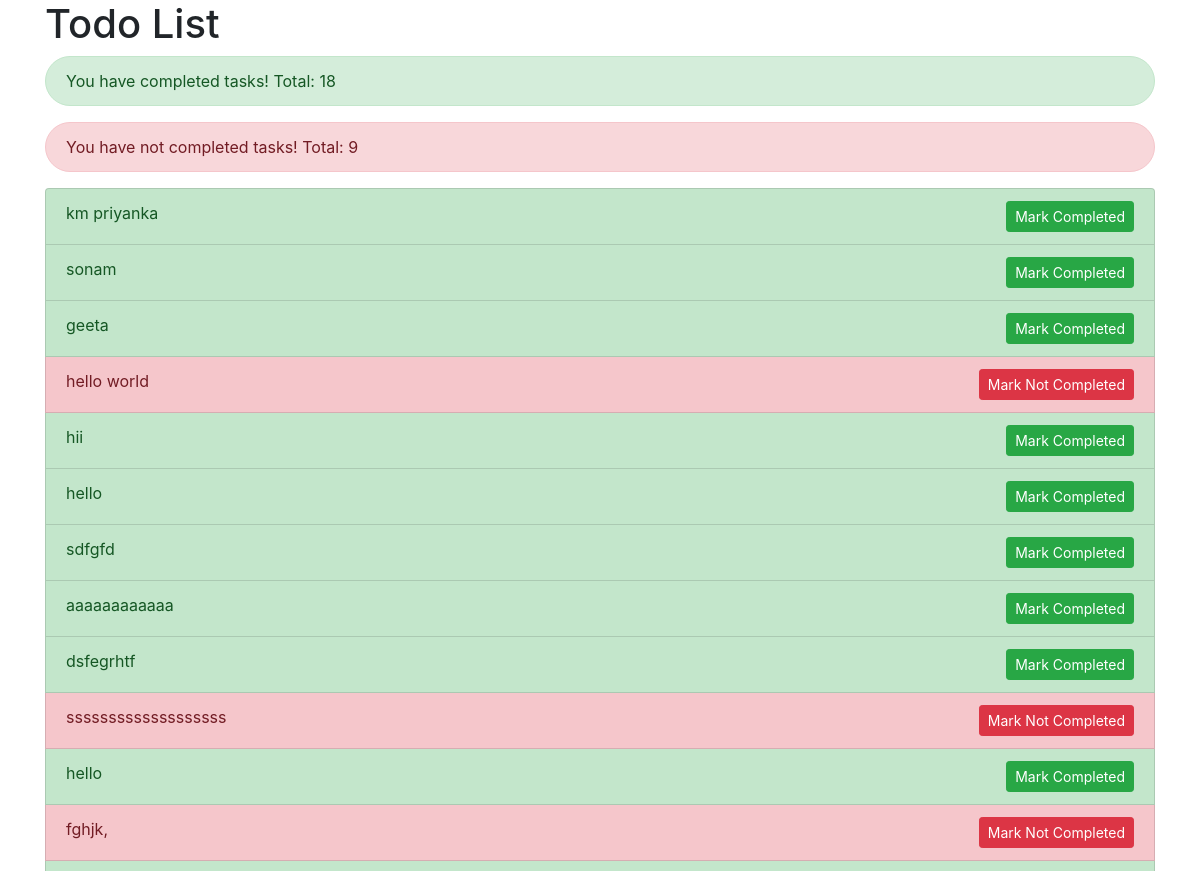
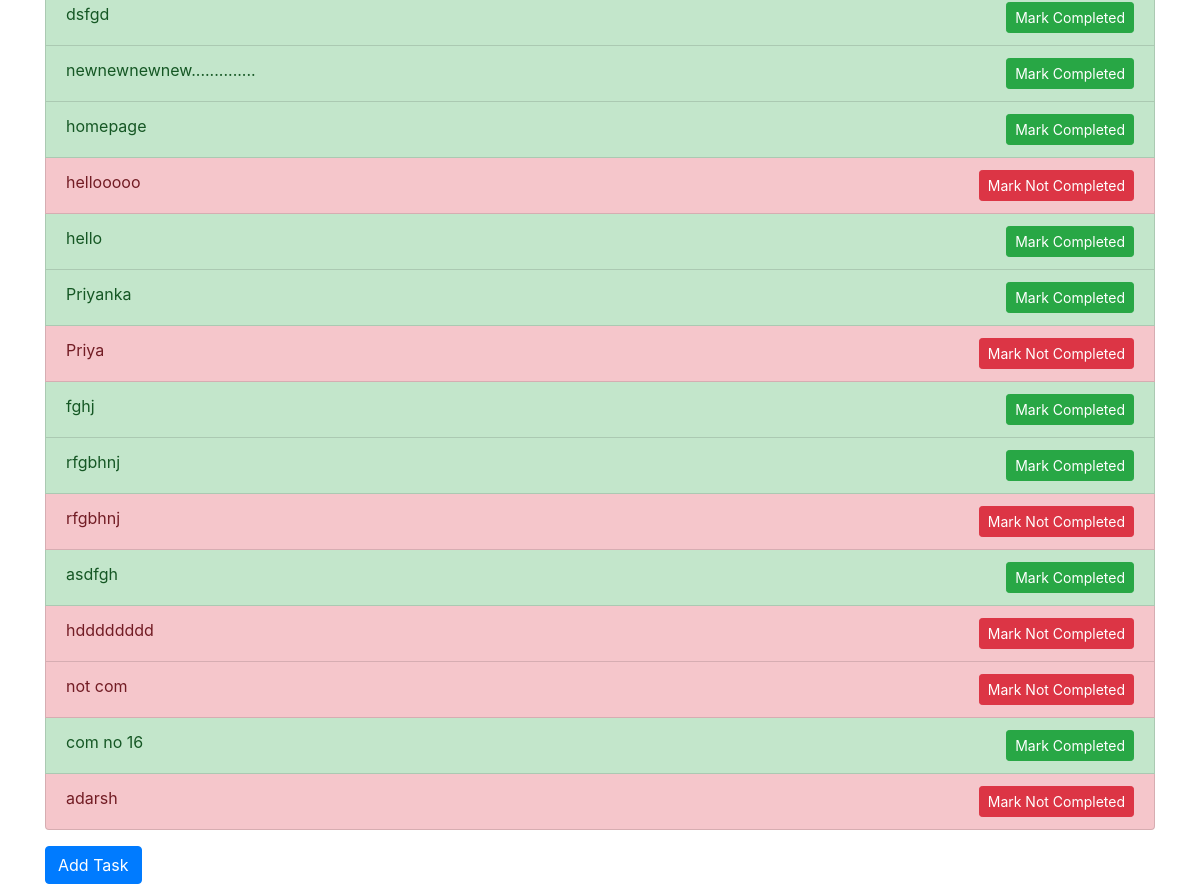
The page / on the database its author committed (2 pictures, top to bottom).
### tasks/models.py (models this page shows, shortened)
class Task(models.Model):
    title = models.CharField(max_length=200)
    completed = models.BooleanField(default=False)
    created_at = models.DateTimeField(auto_now_add=True)

### tasks/views.py (the view)
# urls.py: path('', views.task_list, name='task_list'),
def task_list(request):
    tasks = Task.objects.all()
    completed_tasks = tasks.filter(completed=True)
    not_completed_tasks = tasks.filter(completed=False)
    context = {
        'tasks': tasks,
        'completed_tasks': completed_tasks,
        'not_completed_tasks': not_completed_tasks,
        'completed_count': completed_tasks.count(),
        'not_completed_count': not_completed_tasks.count()
    }
    return render(request, 'tasks/task_list.html', context)

### tasks/templates/tasks/task_list.html (shortened to what this page needs)
<!DOCTYPE html>
<html>
<head>
    <link rel="stylesheet" href="https://stackpath.bootstrapcdn.com/bootstrap/4.5.2/css/bootstrap.min.css">
</head>
<body>
    <div class="container">
        <h1>Todo List</h1>
        <div class="alert alert-success rounded-pill" role="alert">
            {% if completed_tasks %}
                You have completed tasks! Total: {{ completed_count }}
            {% else %}
                You have no completed tasks.
            {% endif %}
        </div>
        <div class="alert alert-danger rounded-pill" role="alert">
            {% if not_completed_tasks %}
                You have not completed tasks! Total: {{ not_completed_count }}
            {% else %}
                You have completed all tasks.
            {% endif %}
        </div>
        <ul class="list-group">
            {% for task in tasks %}
                <li class="list-group-item {% if task.completed %}list-group-item-success{% else %}list-group-item-danger{% endif %}">
                    {{ task.title }}
                    {% if task.completed %}
                        <a href="{% url 'mark_not_completed' task.id %}" class="btn btn-sm btn-success ml-2 float-right">Mark Completed</a>
                    {% else %}
                        <a href="{% url 'mark_completed' task.id %}" class="btn btn-sm btn-danger ml-2 float-right">Mark Not Completed</a>
                    {% endif %}
                </li>
            {% endfor %}
        </ul>
        <a href="{% url 'add_task' %}" class="btn btn-primary mt-3">Add Task</a>
    </div>
</body>
</html>

### rows shown on the page
Task: title "km priyanka", completed "Mark Completed"
Task: title "sonam", completed "Mark Completed"
Task: title "geeta", completed "Mark Completed"
Task: title "hello world", completed "Mark Not Completed"
Task: title "hii", completed "Mark Completed"
Task: title "hello", completed "Mark Completed"
Task: title "sdfgfd", completed "Mark Completed"
Task: title "aaaaaaaaaaaa", completed "Mark Completed"
Task: title "dsfegrhtf", completed "Mark Completed"
Task: title "sssssssssssssssssss", completed "Mark Not Completed"
Task: title "hello", completed "Mark Completed"
Task: title "fghjk,", completed "Mark Not Completed"
Task: title "dsfgd", completed "Mark Completed"
Task: title "newnewnewnew..............", completed "Mark Completed"
Task: title "homepage", completed "Mark Completed"
Task: title "hellooooo", completed "Mark Not Completed"
Task: title "hello", completed "Mark Completed"
Task: title "Priyanka", completed "Mark Completed"
Task: title "Priya", completed "Mark Not Completed"
Task: title "fghj", completed "Mark Completed"
Task: title "rfgbhnj", completed "Mark Completed"
Task: title "rfgbhnj", completed "Mark Not Completed"
Task: title "asdfgh", completed "Mark Completed"
Task: title "hdddddddd", completed "Mark Not Completed"
Task: title "not com", completed "Mark Not Completed"
Task: title "com no 16", completed "Mark Completed"
Task: title "adarsh", completed "Mark Not Completed"

### other values the page prints
{{ completed_count }} "18"
{{ not_completed_count }} "9"
